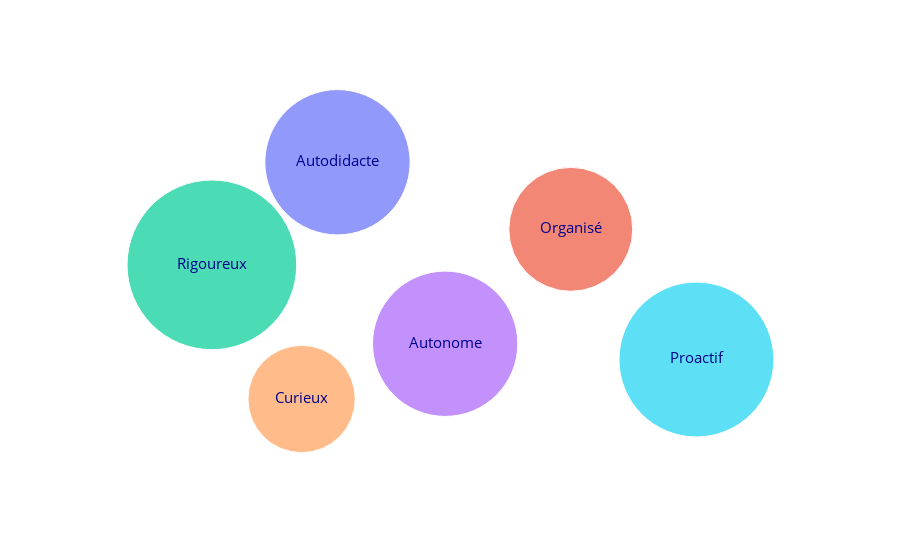

The notebook cell saved with this chart:
### Code cell
import plotly.express as px

fig = px.scatter(x=[5, 6.3, 4.3, 5.6, 4.8, 7],
                 y=[15, 6.5, 2, -8, -15, -10],
                 size=[110, 80, 150, 110, 60, 125],
                 size_max=120,
                 color=['A', 'B', 'C', 'D', 'E', 'F'],
                 opacity=0.7,
                 text=SOFT_DICT
                 )
fig.layout.update(
    showlegend=False,
    xaxis_visible=False,
    xaxis_showticklabels=False,
    yaxis_visible=False,
    yaxis_showticklabels=False,
    yaxis_title=None,
    font_color="darkblue",
    plot_bgcolor='white'
)
fig.update_traces(textfont_size=15)
fig.show()

### Figure 1 — Plotly figure (JSON) as saved in the notebook; plotly's stock layout.template omitted (floating-point values rounded to 4 significant figures)
{"data": [{"hovertemplate": "color=A<br>x=%{x}<br>y=%{y}<br>size=%{marker.size}<br>text=%{text}<extra></extra>", "legendgroup": "A", "marker": {"color": "#636efa", "opacity": 0.7, "size": [110], "sizemode": "area", "sizeref": 0.01042, "symbol": "circle"}, "mode": "markers+text", "name": "A", "orientation": "v", "showlegend": true, "text": ["Autodidacte"], "textfont": {"size": 15}, "type": "scatter", "x": [5], "xaxis": "x", "y": [15], "yaxis": "y"}, {"hovertemplate": "color=B<br>x=%{x}<br>y=%{y}<br>size=%{marker.size}<br>text=%{text}<extra></extra>", "legendgroup": "B", "marker": {"color": "#EF553B", "opacity": 0.7, "size": [80], "sizemode": "area", "sizeref": 0.01042, "symbol": "circle"}, "mode": "markers+text", "name": "B", "orientation": "v", "showlegend": true, "text": ["Organisé"], "textfont": {"size": 15}, "type": "scatter", "x": [6.3], "xaxis": "x", "y": [6.5], "yaxis": "y"}, {"hovertemplate": "color=C<br>x=%{x}<br>y=%{y}<br>size=%{marker.size}<br>text=%{text}<extra></extra>", "legendgroup": "C", "marker": {"color": "#00cc96", "opacity": 0.7, "size": [150], "sizemode": "area", "sizeref": 0.01042, "symbol": "circle"}, "mode": "markers+text", "name": "C", "orientation": "v", "showlegend": true, "text": ["Rigoureux"], "textfont": {"size": 15}, "type": "scatter", "x": [4.3], "xaxis": "x", "y": [2], "yaxis": "y"}, {"hovertemplate": "color=D<br>x=%{x}<br>y=%{y}<br>size=%{marker.size}<br>text=%{text}<extra></extra>", "legendgroup": "D", "marker": {"color": "#ab63fa", "opacity": 0.7, "size": [110], "sizemode": "area", "sizeref": 0.01042, "symbol": "circle"}, "mode": "markers+text", "name": "D", "orientation": "v", "showlegend": true, "text": ["Autonome"], "textfont": {"size": 15}, "type": "scatter", "x": [5.6], "xaxis": "x", "y": [-8], "yaxis": "y"}, {"hovertemplate": "color=E<br>x=%{x}<br>y=%{y}<br>size=%{marker.size}<br>text=%{text}<extra></extra>", "legendgroup": "E", "marker": {"color": "#FFA15A", "opacity": 0.7, "size": [60], "sizemode": "area", "sizeref": 0.01042, "symbol": "circle"}, "mode": "markers+text", "name": "E", "orientation": "v", "showlegend": true, "text": ["Curieux"], "textfont": {"size": 15}, "type": "scatter", "x": [4.8], "xaxis": "x", "y": [-15], "yaxis": "y"}, {"hovertemplate": "color=F<br>x=%{x}<br>y=%{y}<br>size=%{marker.size}<br>text=%{text}<extra></extra>", "legendgroup": "F", "marker": {"color": "#19d3f3", "opacity": 0.7, "size": [125], "sizemode": "area", "sizeref": 0.01042, "symbol": "circle"}, "mode": "markers+text", "name": "F", "orientation": "v", "showlegend": true, "text": ["Proactif"], "textfont": {"size": 15}, "type": "scatter", "x": [7], "xaxis": "x", "y": [-10], "yaxis": "y"}], "layout": {"font": {"color": "darkblue"}, "legend": {"itemsizing": "constant", "title": {"text": "color"}, "tracegroupgap": 0}, "margin": {"t": 60}, "plot_bgcolor": "white", "showlegend": false, "xaxis": {"anchor": "y", "domain": [0, 1], "showticklabels": false, "title": {"text": "x"}, "visible": false}, "yaxis": {"anchor": "x", "domain": [0, 1], "showticklabels": false, "title": {}, "visible": false}}}
